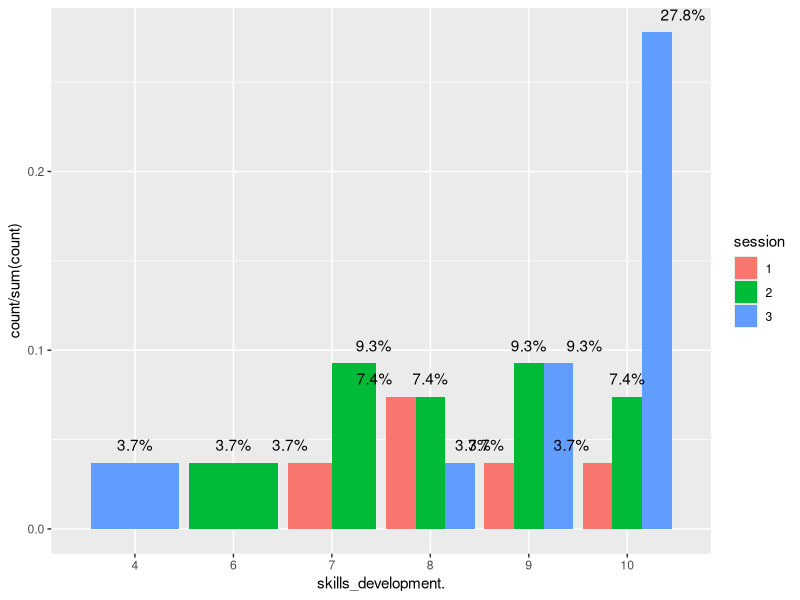
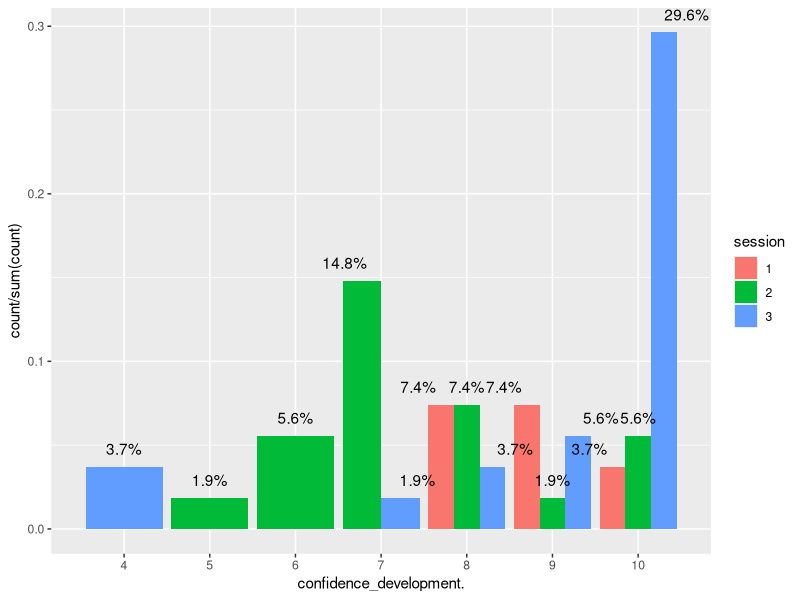
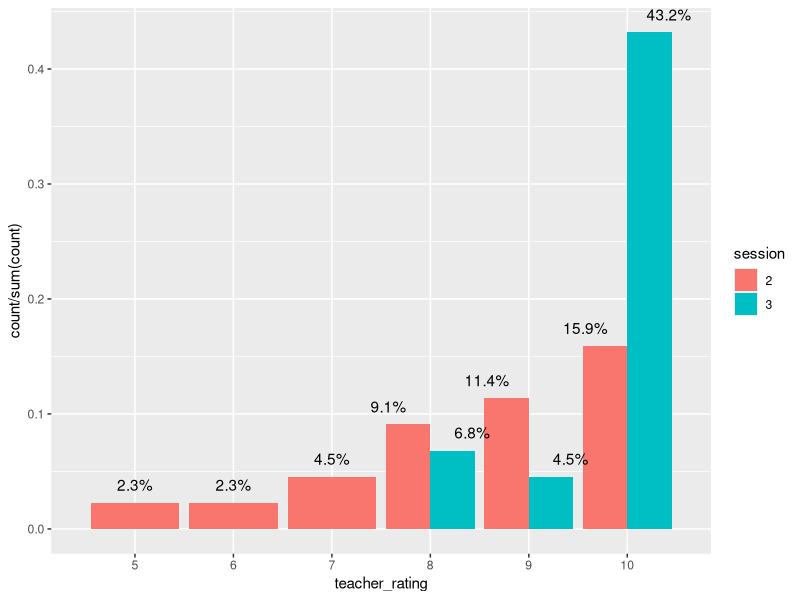
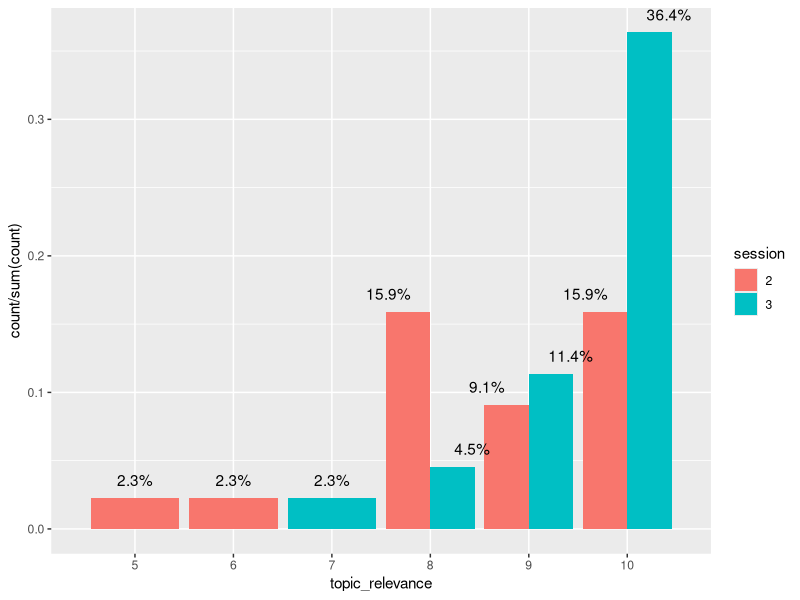
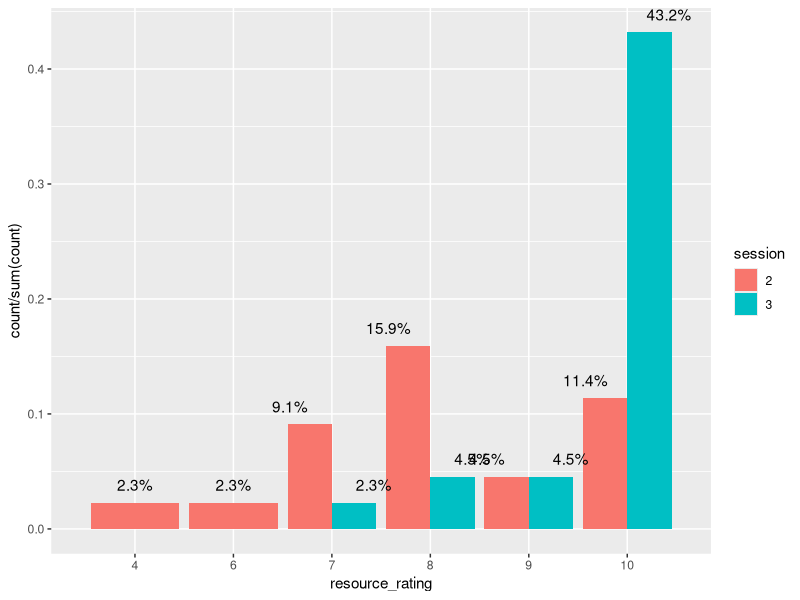
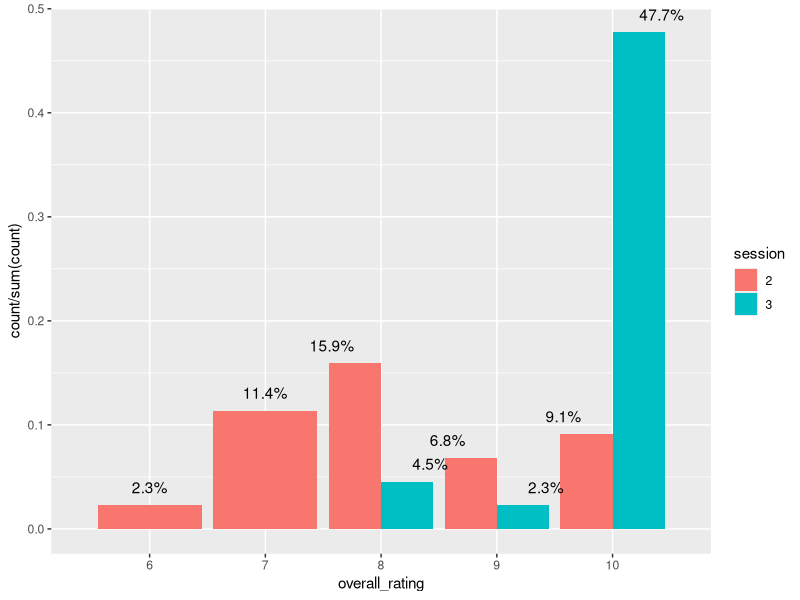

These charts were generated, in order, by the following R code:
library(ggplot2)
library(tidyverse)


### Campaigner training combined ###
combined_dat <- read.csv("training_combined.csv")
q_combined <- c("skills_development.", "confidence_development.", "teacher_rating",
              "topic_relevance", "resource_rating", "overall_rating")
  
for (i in q_combined) {
  combined_dat[[i]] <- as.factor(combined_dat[[i]])
} #changes all question data types to factors rather than strings

combined_dat$session <- as.factor(combined_dat$session) #changes session data types to factors

for (i in q_combined) {
  print (
    combined_dat %>%
      filter(.data[[i]] != "NA") %>%
      ggplot(aes(x=.data[[i]], y=after_stat(count/sum(count)), fill = session)) +
        geom_bar(position="dodge") +
        geom_text(
          aes(label = scales::percent(after_stat(count)/sum(after_stat(count)) ) ),
          stat="count", position = position_dodge(width = 1.7), 
          vjust = -1
        )
    )
} # plots by rating colour coded by which session was attended
